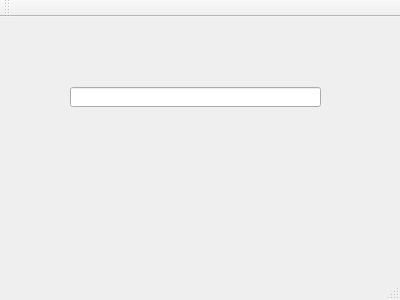
<?xml version="1.0" encoding="UTF-8"?>
<ui version="4.0">
 <class>MainWindow</class>
 <widget class="QMainWindow" name="MainWindow">
  <property name="geometry">
   <rect>
    <x>0</x>
    <y>0</y>
    <width>400</width>
    <height>300</height>
   </rect>
  </property>
  <property name="windowTitle">
   <string>MainWindow</string>
  </property>
  <widget class="QWidget" name="centralWidget">
   <widget class="QLineEdit" name="lineEdit">
    <property name="geometry">
     <rect>
      <x>70</x>
      <y>70</y>
      <width>251</width>
      <height>20</height>
     </rect>
    </property>
   </widget>
  </widget>
  <widget class="QMenuBar" name="menuBar">
   <property name="geometry">
    <rect>
     <x>0</x>
     <y>0</y>
     <width>400</width>
     <height>23</height>
    </rect>
   </property>
  </widget>
  <widget class="QToolBar" name="mainToolBar">
   <attribute name="toolBarArea">
    <enum>TopToolBarArea</enum>
   </attribute>
   <attribute name="toolBarBreak">
    <bool>false</bool>
   </attribute>
  </widget>
  <widget class="QStatusBar" name="statusBar"/>
 </widget>
 <layoutdefault spacing="6" margin="11"/>
 <resources/>
 <connections/>
</ui>
